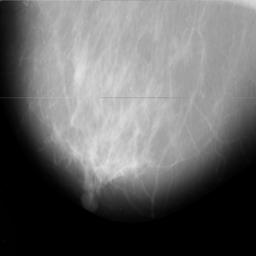
%> input picture Project Pencitraan (Breast Cancer Detection using PNN)/Beningn1.jpg, 256 x 256 px
$ octave --eval "result = segment(imread('Beningn1.jpg'));"   (GNU Octave 9; MATLAB toolbox functions it lacks are replaced by stand-ins)
%> lines starting %> are read from the running program, lines starting %| are printed output that depends on the picture; in (x1, y1, x2, y2) boxes, pixels count from 0 and x2, y2 are one past the last pixel; in counts of white or black regions, pixels touching at a corner belong together; the program's own positions count from 1
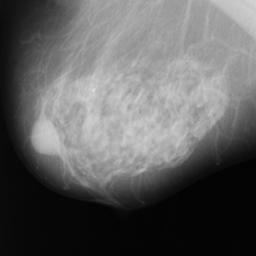
%> input picture Project Pencitraan (Breast Cancer Detection using PNN)/Beningn5.jpg, 256 x 256 px
%> in segment, InputImage is the input picture: size 256x256x3 uint8; min 0, max 225, mean 96.3
%> after the loop in segment, `for i=1:R`: A1 = 0; A2 = -6; B1 = 1; B2 = -5; SR1 = 4
### Project Pencitraan (Breast Cancer Detection using PNN)/image_kmeans.m


function [X GMM ShapeTexture]=image_kmeans(Y,k,g)
%> called with k = 2, g = 2
[m n temp]=size(Y);
%> m = 255; n = 255; temp = 3

if temp==3
   b=rgb2gray(Y);
   ShapeTexture=wlt4(b);

elseif temp==1

      ShapeTexture=wlt4(Y);
        Y1(:,:,1)=Y;
        Y1(:,:,2)=Y;
        Y1(:,:,3)=Y;
Y=Y1;
end


y=reshape(Y,[m*n 3]);
x=kmeans(y,k);
X=reshape(x,[m n]);

GMM=get_GMM(X,Y,g);

### Project Pencitraan (Breast Cancer Detection using PNN)/wlt4.m
function input=wlt4(a);
[LL,LH,HL,HH]=dwt2(a,'haar');
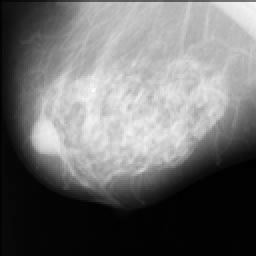
%> LL: size 128x128 double (shown 2 times larger); min 4.5, max 430.5, mean 191.3; drawn with min black and max white
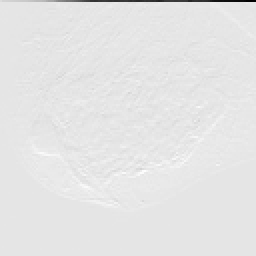
%> LH: size 128x128 double (shown 2 times larger); min -209.5, max 23, mean -0.6; drawn with min black and max white
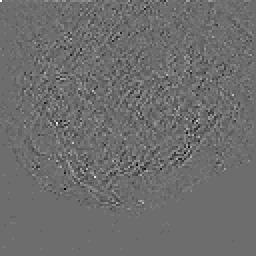
%> HH: size 128x128 double (shown 2 times larger); min -6, max 8, mean -0.0018; drawn with min black and max white

[LL1,LH1,HL1,HH1]=dwt2(LL,'haar');
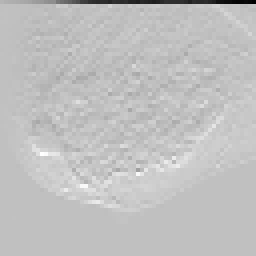
%> LH1: size 64x64 double (shown 4 times larger); min -207.3, max 67, mean 0; drawn with min black and max white
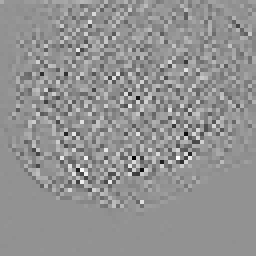
%> HH1: size 64x64 double (shown 4 times larger); min -22.25, max 16.5, mean 0.0101; drawn with min black and max white
[LL2,LH2,HL2,HH2]=dwt2(LL1,'haar');
%> in image_kmeans, `X=reshape(x,[m n]);`:
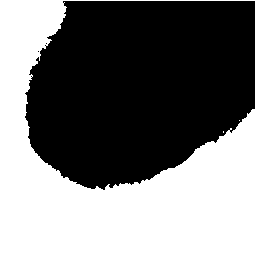
%> X: size 255x255 double; values 1 (black) and 2 (white), 45.9% white; 3 white regions (2 under 20 px), largest, box (x1, y1, x2, y2) and area: (0, 0, 255, 255) 29845

[LL3,LH3,HL3,HH3]=dwt2(LL2,'haar');
input=LL3;

### Project Pencitraan (Breast Cancer Detection using PNN)/get_GMM.m


function GMM=get_GMM(X,Y,g)
%> called with g = 2

k=max(X(:));
%> k = 2
GMM=cell(k,1);
%> GMM = {[], []}

for i=1:k
    index=(X==i);
    Y1=Y(:,:,1);
    Y2=Y(:,:,2);
    Y3=Y(:,:,3);
    XX=[Y1(index) Y2(index) Y3(index)];
    GMM{i} = gmdistribution.fit(XX,g,'Regularize',1);
end
%> this loop made 2 passes
%> after the loop, GMM = 2 items

### Project Pencitraan (Breast Cancer Detection using PNN)/MRF_MAP.m


function [X sum_U]=MRF_MAP(X,Y,GMM,k,g,MAP_iter,beta,show_plot)

[m n temp]=size(Y);
% [4 lines of commented-out code are left out]

x=X(:);
y=reshape(Y,[m*n 3]);

sum_U_MAP=zeros(1,MAP_iter);
for it=1:MAP_iter % iterations
   % fprintf('  Inner iteration: %d\n',it);
    U=zeros(m*n,k);
    U1=U;
    U2=U;

    for l=1:k % all labels
        for c=1:g
            mu=GMM{l}.mu(c,:);
            Sigma=GMM{l}.Sigma(:,:,c);
%> the run ends on the next line
            p=GMM{l}.PComponents(c);

            yi=bsxfun(@minus,y,mu);
            temp1=(yi*inv(Sigma)).*yi;
            temp1=sum(temp1,2)/2;
            temp1=temp1+log(sqrt(det(Sigma)));
            U1(:,l)=U1(:,l)+temp1*p;
        end

        for ind=1:m*n % all pixels
            [i j]=ind2ij(ind,m);
            u2=0;
            if i-1>=1
                u2=u2+(l ~= X(i-1,j))/2;
            end
            if i+1<=m
                u2=u2+(l ~= X(i+1,j))/2;
            end
            if j-1>=1
                u2=u2+(l ~= X(i,j-1))/2;
            end
            if j+1<=n
                u2=u2+(l ~= X(i,j+1))/2;
            end
            U2(ind,l)=u2;
        end
    end
    U=U1+U2*beta;
    [temp x]=min(U,[],2);
    sum_U_MAP(it)=sum(temp(:));
    X=reshape(x,m,n);

    if it>=3 && std(sum_U_MAP(it-2:it))<0.01
        break;
    end
end

sum_U=0;
for ind=1:m*n % all pixels
    sum_U=sum_U+U(ind,x(ind));
end
if show_plot==1
    figure;
    plot(1:it,sum_U_MAP(1:it),'r');
    title('sum U MAP');
    xlabel('MAP iteration');
    ylabel('sum U MAP');
    drawnow;
end

### Project Pencitraan (Breast Cancer Detection using PNN)/HMRF_EM.m

function [X Y GMM]=HMRF_EM(X,Y,GMM,k,g,EM_iter,MAP_iter,beta)

sum_U=zeros(1,EM_iter);

for it=1:EM_iter
   % fprintf('Iteration: %d\n',it);
    %% update X
    [X sum_U(it)]=MRF_MAP(X,Y,GMM,k,g,MAP_iter,beta,0);

    %% update GMM
    GMM=get_GMM(X,Y,g);

    if it>=3 && std(sum_U(it-2:it))<0.01
        break;
    end
end
Y=getbinary(Y,X)
% [10 lines of commented-out code are left out]

### Project Pencitraan (Breast Cancer Detection using PNN)/segment.m

function [OutImage,Z]=segment(InputImage);
InputImage=imread('Beningn5.jpg');

        GrayScaleImage=rgb2gray(InputImage);
        NoisyImage=GrayScaleImage;
        NoisyImage=double(GrayScaleImage);
        [R C P]=size(NoisyImage);
        OutImage=zeros(R,C);
        Zmin=[];
        Zmax=[];
        Zmed=[];


        for i=1:R

            for j=1:C
                       if (i==1 & j==1)


                  % for right top corner[8,7,6]
                        elseif (i==1 & j==C)


                    % for bottom left corner[2,3,4]
                        elseif (i==R & j==1)


                             % for bottom right corner[8,1,2]

                        elseif (i==R & j==C)


                            %for top edge[8,7,6,5,4]

                        elseif (i==1)


                                                    % for right edge[2,1,8,7,6]

                        elseif (i==R)

                                % // for bottom edge[8,1,2,3,4]

                        elseif (j==C)


                                 %// for left edge[2,3,4,5,6]

                        elseif (j==1)


                       else


                                     SR1 = NoisyImage((i-1),(j-1));
                                     SR2 = NoisyImage((i-1),(j));
                                     SR3 = NoisyImage((i-1),(j+1));
                                     SR4 = NoisyImage((i),(j-1));
                                     SR5 = NoisyImage(i,j);
                                     SR6 = NoisyImage((i),(j+1));
                                     SR7 = NoisyImage((i+1),(j-1));
                                     SR8 = NoisyImage((i+1),(j));
                                     SR9 = NoisyImage((i+1)),((j+1));
                                     TempPixel=[SR1,SR2,SR3,SR4,SR5,SR6,SR7,SR8,SR9];
                                     Zxy=NoisyImage(i,j);
                                     Zmin=min(TempPixel);
                                     Zmax=max(TempPixel);
                                     Zmed=median(TempPixel);
                                     A1 = Zmed - Zmin;
                                     A2 = Zmed - Zmax;

                                     if A1 > 0 && A2 < 0

                                          %   go to level B
                                          B1 = Zxy - Zmin;
                                          B2 = Zxy - Zmax;
                                          if B1 > 0 && B2 < 0
                                              PreProcessedImage(i,j)= Zxy;
                                          else
                                              PreProcessedImage(i,j)= Zmed;

                                          end
                                     else

                                         if ((R > 4 && R < R-5) && (C > 4 && C < C-5))

                                         S1 = NoisyImage((i-1),(j-1));
                                         S2 = NoisyImage((i-2),(j-2));
                                         S3 = NoisyImage((i-1),(j));
                                         S4 = NoisyImage((i-2),(j));
                                         S5 = NoisyImage((i-1),(j+1));
                                         S6 = NoisyImage((i-2),(j+2));
                                         S7 = NoisyImage((i),(j-1));
                                         S8 = NoisyImage((i),(j-2));

                                         S9 = NoisyImage(i,j);
                                         S10 = NoisyImage((i),(j+1));
                                         S11 = NoisyImage((i),(j+2));
                                         S12 = NoisyImage((i+1),(j-1));
                                         S13 = NoisyImage((i+2),(j-2));
                                         S14 = NoisyImage((i+1),(j));
                                         S15 = NoisyImage((i+2),(j));
                                         S16 = NoisyImage((i+1)),((j+1));
                                         S17 = NoisyImage((i+2)),((j+2));
                                         TempPixel2=[S1,S2,S3,S4,S5,S6,S7,S8,S9,S10,S11,S12,S13,S14,S15,S16,S17];
                                         Zmed2=median(TempPixel2);
                                         PreProcessedImage(i,j)= Zmed2;
                                         else

                                         PreProcessedImage(i,j)= Zmed;

                                         end

                                     end

                  end

            end
        end


        PreProcessedImage3=[]
        PreProcessedImage3(:,:,1)=PreProcessedImage;
        PreProcessedImage3(:,:,2)=PreProcessedImage;
        PreProcessedImage3(:,:,3)=PreProcessedImage;

        PreProcessedImage=PreProcessedImage3;


        Y=double(PreProcessedImage);

        k=2; % k: number of regions

        g=2; % g: number of GMM components

        beta=1; % beta: unitary vs. pairwise

        EM_iter=10; % max num of iterations

        MAP_iter=10; % max num of iterations

       % fprintf('Performing k-means segmentation\n');

        [X,GMM,ShapeTexture]=image_kmeans(Y,k,g);
        [X,Y,GMM]=HMRF_EM(X,Y,GMM,k,g,EM_iter,MAP_iter,beta);

        Y=Y*80;

        Y=uint8(Y);
        OutImage=Y;
        Z=ShapeTexture;
        Y=rgb2gray(Y);
        %Y=double(Y);

        %statsa = glcm(Y,0,ShapeTexture);
        %ExtractedFeatures1=statsa;
        imwrite(Y,'sBeningn5.jpg');
        imshow(Y,[]);
        disp('exit');
